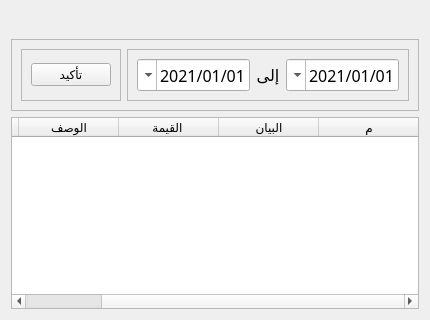
                            <widget class="QWidget" name="tab_47">
                             <attribute name="title">
                              <string>مصروفات </string>
                             </attribute>
                             <layout class="QGridLayout" name="gridLayout_68">
                              <item row="1" column="0">
                               <widget class="QLabel" name="label_21">
                                <property name="font">
                                 <font>
                                  <family>Shorooq_N1</family>
                                  <pointsize>12</pointsize>
                                  <weight>50</weight>
                                  <italic>false</italic>
                                  <bold>false</bold>
                                 </font>
                                </property>
                                <property name="text">
                                 <string/>
                                </property>
                                <property name="alignment">
                                 <set>Qt::AlignCenter</set>
                                </property>
                               </widget>
                              </item>
                              <item row="3" column="0" colspan="2">
                               <widget class="QTableWidget" name="tableWidget_27">
                                <property name="layoutDirection">
                                 <enum>Qt::RightToLeft</enum>
                                </property>
                                <property name="showGrid">
                                 <bool>false</bool>
                                </property>
                                <property name="gridStyle">
                                 <enum>Qt::NoPen</enum>
                                </property>
                                <column>
                                 <property name="text">
                                  <string>م</string>
                                 </property>
                                </column>
                                <column>
                                 <property name="text">
                                  <string>البيان</string>
                                 </property>
                                </column>
                                <column>
                                 <property name="text">
                                  <string>القيمة </string>
                                 </property>
                                </column>
                                <column>
                                 <property name="text">
                                  <string>الوصف</string>
                                 </property>
                                </column>
                                <column>
                                 <property name="text">
                                  <string>التاريخ</string>
                                 </property>
                                </column>
                               </widget>
                              </item>
                              <item row="2" column="0" colspan="2">
                               <widget class="QFrame" name="frame_85">
                                <property name="minimumSize">
                                 <size>
                                  <width>0</width>
                                  <height>60</height>
                                 </size>
                                </property>
                                <property name="frameShape">
                                 <enum>QFrame::StyledPanel</enum>
                                </property>
                                <property name="frameShadow">
                                 <enum>QFrame::Raised</enum>
                                </property>
                                <layout class="QGridLayout" name="gridLayout_30">
                                 <item row="0" column="1">
                                  <widget class="QFrame" name="frame_86">
                                   <property name="frameShape">
                                    <enum>QFrame::StyledPanel</enum>
                                   </property>
                                   <property name="frameShadow">
                                    <enum>QFrame::Raised</enum>
                                   </property>
                                   <layout class="QHBoxLayout" name="horizontalLayout_40">
                                    <item>
                                     <widget class="QDateEdit" name="dateEdit_8">
                                      <property name="font">
                                       <font>
                                        <family>Shorooq_N1</family>
                                        <pointsize>12</pointsize>
                                        <weight>50</weight>
                                        <italic>false</italic>
                                        <bold>false</bold>
                                       </font>
                                      </property>
                                      <property name="layoutDirection">
                                       <enum>Qt::RightToLeft</enum>
                                      </property>
                                      <property name="currentSection">
                                       <enum>QDateTimeEdit::YearSection</enum>
                                      </property>
                                      <property name="displayFormat">
                                       <string>dd/MM/yyyy</string>
                                      </property>
                                      <property name="calendarPopup">
                                       <bool>true</bool>
                                      </property>
                                      <property name="date">
                                       <date>
                                        <year>2021</year>
                                        <month>1</month>
                                        <day>1</day>
                                       </date>
                                      </property>
                                     </widget>
                                    </item>
                                    <item>
                                     <widget class="QLabel" name="label_45">
                                      <property name="font">
                                       <font>
                                        <family>Shorooq_N1</family>
                                        <pointsize>12</pointsize>
                                        <weight>50</weight>
                                        <italic>false</italic>
                                        <bold>false</bold>
                                       </font>
                                      </property>
                                      <property name="styleSheet">
                                       <string notr="true">background-color: rgba(255, 255, 255, 0);</string>
                                      </property>
                                      <property name="text">
                                       <string>إلى</string>
                                      </property>
                                      <property name="alignment">
                                       <set>Qt::AlignCenter</set>
                                      </property>
                                     </widget>
                                    </item>
                                    <item>
                                     <widget class="QDateEdit" name="dateEdit_7">
                                      <property name="font">
                                       <font>
                                        <family>Shorooq_N1</family>
                                        <pointsize>12</pointsize>
                                        <weight>50</weight>
                                        <italic>false</italic>
                                        <bold>false</bold>
                                       </font>
                                      </property>
                                      <property name="layoutDirection">
                                       <enum>Qt::RightToLeft</enum>
                                      </property>
                                      <property name="styleSheet">
                                       <string notr="true"/>
                                      </property>
                                      <property name="displayFormat">
                                       <string>dd/MM/yyyy</string>
                                      </property>
                                      <property name="calendarPopup">
                                       <bool>true</bool>
                                      </property>
                                      <property name="date">
                                       <date>
                                        <year>2021</year>
                                        <month>1</month>
                                        <day>1</day>
                                       </date>
                                      </property>
                                     </widget>
                                    </item>
                                   </layout>
                                  </widget>
                                 </item>
                                 <item row="0" column="0">
                                  <widget class="QFrame" name="frame_87">
                                   <property name="minimumSize">
                                    <size>
                                     <width>0</width>
                                     <height>40</height>
                                    </size>
                                   </property>
                                   <property name="frameShape">
                                    <enum>QFrame::StyledPanel</enum>
                                   </property>
                                   <property name="frameShadow">
                                    <enum>QFrame::Raised</enum>
                                   </property>
                                   <layout class="QHBoxLayout" name="horizontalLayout_41">
                                    <item>
                                     <widget class="QPushButton" name="pushButton_41">
                                      <property name="text">
                                       <string>تأكيد</string>
                                      </property>
                                     </widget>
                                    </item>
                                   </layout>
                                  </widget>
                                 </item>
                                </layout>
                               </widget>
                              </item>
                             </layout>
                            </widget>
